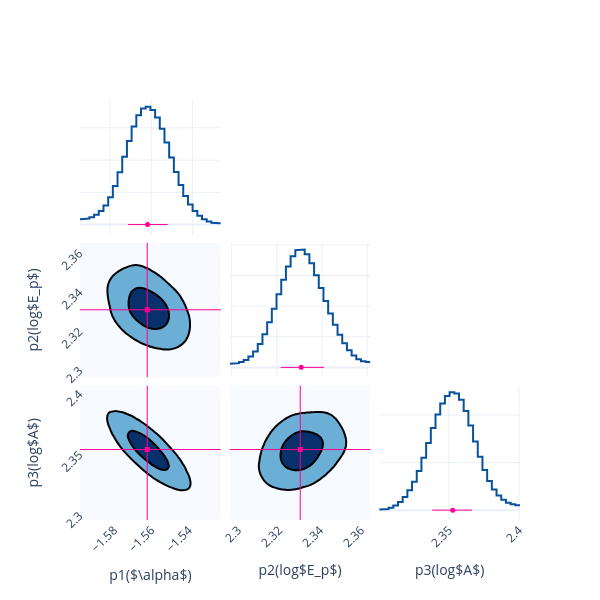

Notebook code for this chart:
### Code cell
fig = Plot.post_corner(post, ploter='plotly')
fig.save(f'{savepath}/corner')

### Figure 1 — Plotly figure (JSON) as saved in the notebook; plotly's stock layout.template omitted (floating-point values rounded to 4 significant figures; data arrays with more than 128 entries replaced by an {"elided": "..."} marker saying what was removed)
{"data": [{"line": {"color": "#08519c", "width": 2}, "mode": "lines", "name": "p1($\\alpha$)", "showlegend": false, "type": "scatter", "x": [-1.595, -1.592, -1.592, -1.59, -1.59, -1.588, -1.588, -1.586, -1.586, -1.583, -1.583, -1.581, -1.581, -1.579, -1.579, -1.576, -1.576, -1.574, -1.574, -1.572, -1.572, -1.57, -1.57, -1.567, -1.567, -1.565, -1.565, -1.563, -1.563, -1.56, -1.56, -1.558, -1.558, -1.556, -1.556, -1.554, -1.554, -1.551, -1.551, -1.549, -1.549, -1.547, -1.547, -1.544, -1.544, -1.542, -1.542, -1.54, -1.54, -1.538, -1.538, -1.535, -1.535, -1.533, -1.533, -1.531, -1.531, -1.528, -1.528, -1.526], "xaxis": "x", "y": [1.687, 1.687, 1.876, 1.876, 2.297, 2.297, 3.027, 3.027, 4.181, 4.181, 5.94, 5.94, 8.498, 8.498, 11.96, 11.96, 16.23, 16.23, 21.04, 21.04, 25.94, 25.94, 30.4, 30.4, 33.89, 33.89, 36.0, 36.0, 36.54, 36.54, 35.55, 35.55, 33.18, 33.18, 29.7, 29.7, 25.42, 25.42, 20.79, 20.79, 16.28, 16.28, 12.24, 12.24, 8.88, 8.88, 6.229, 6.229, 4.218, 4.218, 2.724, 2.724, 1.648, 1.648, 0.9393, 0.9393, 0.543, 0.543, 0.3777, 0.3777], "yaxis": "y"}, {"line": {"color": "#08519c", "width": 2}, "mode": "lines", "name": "p2(log$E_p$)", "showlegend": false, "type": "scatter", "x": [2.299, 2.301, 2.301, 2.303, 2.303, 2.305, 2.305, 2.307, 2.307, 2.309, 2.309, 2.312, 2.312, 2.314, 2.314, 2.316, 2.316, 2.318, 2.318, 2.32, 2.32, 2.322, 2.322, 2.324, 2.324, 2.326, 2.326, 2.328, 2.328, 2.33, 2.33, 2.332, 2.332, 2.334, 2.334, 2.337, 2.337, 2.339, 2.339, 2.341, 2.341, 2.343, 2.343, 2.345, 2.345, 2.347, 2.347, 2.349, 2.349, 2.351, 2.351, 2.353, 2.353, 2.355, 2.355, 2.357, 2.357, 2.359, 2.359, 2.361], "xaxis": "x5", "y": [1.202, 1.202, 1.39, 1.39, 1.778, 1.778, 2.435, 2.435, 3.512, 3.512, 5.198, 5.198, 7.624, 7.624, 10.81, 10.81, 14.69, 14.69, 19.13, 19.13, 23.9, 23.9, 28.63, 28.63, 32.9, 32.9, 36.25, 36.25, 38.23, 38.23, 38.46, 38.46, 36.92, 36.92, 33.95, 33.95, 30.11, 30.11, 25.89, 25.89, 21.63, 21.63, 17.58, 17.58, 13.9, 13.9, 10.67, 10.67, 7.902, 7.902, 5.615, 5.615, 3.866, 3.866, 2.686, 2.686, 2.015, 2.015, 1.729, 1.729], "yaxis": "y5"}, {"colorscale": [[0, "rgb(247,251,255)"], [0.125, "rgb(222,235,247)"], [0.25, "rgb(198,219,239)"], [0.375, "rgb(158,202,225)"], [0.5, "rgb(107,174,214)"], [0.625, "rgb(66,146,198)"], [0.75, "rgb(33,113,181)"], [0.875, "rgb(8,81,156)"], [1, "rgb(8,48,107)"]], "contours": {"end": 0.004296, "size": 0.003405, "start": 0.0008911}, "line": {"width": 2}, "name": "p1($\\alpha$)&p2(log$E_p$)", "ncontours": 2, "showlegend": false, "showscale": false, "type": "contour", "x": [-1.598, -1.596, -1.594, -1.591, -1.589, -1.587, -1.584, -1.582, -1.58, -1.578, -1.575, -1.573, -1.571, -1.568, -1.566, -1.564, -1.562, -1.559, -1.557, -1.555, -1.552, -1.55, -1.548, -1.546, -1.543, -1.541, -1.539, -1.536, -1.534, -1.532, -1.53, -1.527, -1.525, -1.523], "xaxis": "x4", "y": [2.296, 2.298, 2.3, 2.302, 2.304, 2.306, 2.308, 2.311, 2.313, 2.315, 2.317, 2.319, 2.321, 2.323, 2.325, 2.327, 2.329, 2.331, 2.333, 2.335, 2.338, 2.34, 2.342, 2.344, 2.346, 2.348, 2.35, 2.352, 2.354, 2.356, 2.358, 2.36, 2.363, 2.365], "yaxis": "y4", "z": {"elided": "34x34 float values"}}, {"line": {"color": "#08519c", "width": 2}, "mode": "lines", "name": "p3(log$A$)", "showlegend": false, "type": "scatter", "x": [2.3, 2.304, 2.304, 2.307, 2.307, 2.31, 2.31, 2.314, 2.314, 2.317, 2.317, 2.32, 2.32, 2.324, 2.324, 2.327, 2.327, 2.33, 2.33, 2.334, 2.334, 2.337, 2.337, 2.341, 2.341, 2.344, 2.344, 2.347, 2.347, 2.351, 2.351, 2.354, 2.354, 2.357, 2.357, 2.361, 2.361, 2.364, 2.364, 2.367, 2.367, 2.371, 2.371, 2.374, 2.374, 2.377, 2.377, 2.381, 2.381, 2.384, 2.384, 2.387, 2.387, 2.391, 2.391, 2.394, 2.394, 2.397, 2.397, 2.401], "xaxis": "x9", "y": [0.1664, 0.1664, 0.2627, 0.2627, 0.5051, 0.5051, 0.9661, 0.9661, 1.707, 1.707, 2.765, 2.765, 4.171, 4.171, 5.983, 5.983, 8.265, 8.265, 11.02, 11.02, 14.11, 14.11, 17.27, 17.27, 20.13, 20.13, 22.44, 22.44, 24.04, 24.04, 24.79, 24.79, 24.56, 24.56, 23.24, 23.24, 20.89, 20.89, 17.81, 17.81, 14.46, 14.46, 11.25, 11.25, 8.436, 8.436, 6.139, 6.139, 4.367, 4.367, 3.076, 3.076, 2.182, 2.182, 1.591, 1.591, 1.232, 1.232, 1.064, 1.064], "yaxis": "y9"}, {"colorscale": [[0, "rgb(247,251,255)"], [0.125, "rgb(222,235,247)"], [0.25, "rgb(198,219,239)"], [0.375, "rgb(158,202,225)"], [0.5, "rgb(107,174,214)"], [0.625, "rgb(66,146,198)"], [0.75, "rgb(33,113,181)"], [0.875, "rgb(8,81,156)"], [1, "rgb(8,48,107)"]], "contours": {"end": 0.007046, "size": 0.005588, "start": 0.001458}, "line": {"width": 2}, "name": "p1($\\alpha$)&p3(log$A$)", "ncontours": 2, "showlegend": false, "showscale": false, "type": "contour", "x": [-1.598, -1.596, -1.594, -1.591, -1.589, -1.587, -1.584, -1.582, -1.58, -1.578, -1.575, -1.573, -1.571, -1.568, -1.566, -1.564, -1.562, -1.559, -1.557, -1.555, -1.552, -1.55, -1.548, -1.546, -1.543, -1.541, -1.539, -1.536, -1.534, -1.532, -1.53, -1.527, -1.525, -1.523], "xaxis": "x7", "y": [2.295, 2.299, 2.302, 2.305, 2.309, 2.312, 2.315, 2.319, 2.322, 2.325, 2.329, 2.332, 2.335, 2.339, 2.342, 2.346, 2.349, 2.352, 2.356, 2.359, 2.362, 2.366, 2.369, 2.372, 2.376, 2.379, 2.382, 2.386, 2.389, 2.392, 2.396, 2.399, 2.402, 2.406], "yaxis": "y7", "z": {"elided": "34x34 float values"}}, {"colorscale": [[0, "rgb(247,251,255)"], [0.125, "rgb(222,235,247)"], [0.25, "rgb(198,219,239)"], [0.375, "rgb(158,202,225)"], [0.5, "rgb(107,174,214)"], [0.625, "rgb(66,146,198)"], [0.75, "rgb(33,113,181)"], [0.875, "rgb(8,81,156)"], [1, "rgb(8,48,107)"]], "contours": {"end": 0.004186, "size": 0.003292, "start": 0.0008941}, "line": {"width": 2}, "name": "p2(log$E_p$)&p3(log$A$)", "ncontours": 2, "showlegend": false, "showscale": false, "type": "contour", "x": [2.296, 2.298, 2.3, 2.302, 2.304, 2.306, 2.308, 2.311, 2.313, 2.315, 2.317, 2.319, 2.321, 2.323, 2.325, 2.327, 2.329, 2.331, 2.333, 2.335, 2.338, 2.34, 2.342, 2.344, 2.346, 2.348, 2.35, 2.352, 2.354, 2.356, 2.358, 2.36, 2.363, 2.365], "xaxis": "x8", "y": [2.295, 2.299, 2.302, 2.305, 2.309, 2.312, 2.315, 2.319, 2.322, 2.325, 2.329, 2.332, 2.335, 2.339, 2.342, 2.346, 2.349, 2.352, 2.356, 2.359, 2.362, 2.366, 2.369, 2.372, 2.376, 2.379, 2.382, 2.386, 2.389, 2.392, 2.396, 2.399, 2.402, 2.406], "yaxis": "y8", "z": {"elided": "34x34 float values"}}, {"error_x": {"array": [0.009837], "arrayminus": [0.009531], "color": "#FF0092", "symmetric": false, "thickness": 1, "type": "data", "width": 0}, "marker": {"color": "#FF0092", "size": 5, "symbol": "circle"}, "mode": "markers", "name": "p1($\\alpha$)", "showlegend": false, "type": "scatter", "x": [-1.562], "xaxis": "x", "y": [0.01], "yaxis": "y"}, {"error_x": {"array": [0.01008], "arrayminus": [0.009128], "color": "#FF0092", "symmetric": false, "thickness": 1, "type": "data", "width": 0}, "marker": {"color": "#FF0092", "size": 5, "symbol": "circle"}, "mode": "markers", "name": "p2(log$E_p$)", "showlegend": false, "type": "scatter", "x": [2.331], "xaxis": "x5", "y": [0.01], "yaxis": "y5"}, {"error_x": {"array": [0.01379], "arrayminus": [0.01468], "color": "#FF0092", "symmetric": false, "thickness": 1, "type": "data", "width": 0}, "marker": {"color": "#FF0092", "size": 5, "symbol": "circle"}, "mode": "markers", "name": "p3(log$A$)", "showlegend": false, "type": "scatter", "x": [2.353], "xaxis": "x9", "y": [0.01], "yaxis": "y9"}, {"marker": {"color": "#FF0092", "size": 5, "symbol": "square"}, "mode": "markers", "name": "p1($\\alpha$)&p2(log$E_p$)", "showlegend": false, "type": "scatter", "x": [-1.562], "xaxis": "x4", "y": [2.33], "yaxis": "y4"}, {"marker": {"color": "#FF0092", "size": 5, "symbol": "square"}, "mode": "markers", "name": "p1($\\alpha$)&p3(log$A$)", "showlegend": false, "type": "scatter", "x": [-1.562], "xaxis": "x7", "y": [2.353], "yaxis": "y7"}, {"marker": {"color": "#FF0092", "size": 5, "symbol": "square"}, "mode": "markers", "name": "p2(log$E_p$)&p3(log$A$)", "showlegend": false, "type": "scatter", "x": [2.33], "xaxis": "x8", "y": [2.353], "yaxis": "y8"}], "layout": {"height": 600, "shapes": [{"line": {"color": "#FF0092", "width": 1}, "type": "line", "x0": -1.562, "x1": -1.562, "xref": "x4", "y0": 0, "y1": 1, "yref": "y4 domain"}, {"line": {"color": "#FF0092", "width": 1}, "type": "line", "x0": 0, "x1": 1, "xref": "x4 domain", "y0": 2.33, "y1": 2.33, "yref": "y4"}, {"line": {"color": "#FF0092", "width": 1}, "type": "line", "x0": -1.562, "x1": -1.562, "xref": "x7", "y0": 0, "y1": 1, "yref": "y7 domain"}, {"line": {"color": "#FF0092", "width": 1}, "type": "line", "x0": 0, "x1": 1, "xref": "x7 domain", "y0": 2.353, "y1": 2.353, "yref": "y7"}, {"line": {"color": "#FF0092", "width": 1}, "type": "line", "x0": 2.33, "x1": 2.33, "xref": "x8", "y0": 0, "y1": 1, "yref": "y8 domain"}, {"line": {"color": "#FF0092", "width": 1}, "type": "line", "x0": 0, "x1": 1, "xref": "x8 domain", "y0": 2.353, "y1": 2.353, "yref": "y8"}], "width": 600, "xaxis": {"anchor": "y", "domain": [0, 0.32], "showticklabels": false, "tickangle": -45}, "xaxis2": {"anchor": "y2", "domain": [0.34, 0.66], "showticklabels": false, "tickangle": -45}, "xaxis3": {"anchor": "y3", "domain": [0.68, 1], "showticklabels": false, "tickangle": -45}, "xaxis4": {"anchor": "y4", "domain": [0, 0.32], "showticklabels": false, "tickangle": -45}, "xaxis5": {"anchor": "y5", "domain": [0.34, 0.66], "showticklabels": false, "tickangle": -45}, "xaxis6": {"anchor": "y6", "domain": [0.68, 1], "showticklabels": false, "tickangle": -45}, "xaxis7": {"anchor": "y7", "domain": [0, 0.32], "showticklabels": true, "tickangle": -45, "title": {"text": "p1($\\alpha$)"}}, "xaxis8": {"anchor": "y8", "domain": [0.34, 0.66], "showticklabels": true, "tickangle": -45, "title": {"text": "p2(log$E_p$)"}}, "xaxis9": {"anchor": "y9", "domain": [0.68, 1], "showticklabels": true, "tickangle": -45, "title": {"text": "p3(log$A$)"}}, "yaxis": {"anchor": "x", "domain": [0.68, 1], "showticklabels": false, "tickangle": -45}, "yaxis2": {"anchor": "x2", "domain": [0.68, 1], "showticklabels": false, "tickangle": -45}, "yaxis3": {"anchor": "x3", "domain": [0.68, 1], "showticklabels": false, "tickangle": -45}, "yaxis4": {"anchor": "x4", "domain": [0.34, 0.66], "showticklabels": true, "tickangle": -45, "title": {"text": "p2(log$E_p$)"}}, "yaxis5": {"anchor": "x5", "domain": [0.34, 0.66], "showticklabels": false, "tickangle": -45}, "yaxis6": {"anchor": "x6", "domain": [0.34, 0.66], "showticklabels": false, "tickangle": -45}, "yaxis7": {"anchor": "x7", "domain": [0, 0.32], "showticklabels": true, "tickangle": -45, "title": {"text": "p3(log$A$)"}}, "yaxis8": {"anchor": "x8", "domain": [0, 0.32], "showticklabels": false, "tickangle": -45}, "yaxis9": {"anchor": "x9", "domain": [0, 0.32], "showticklabels": false, "tickangle": -45}}}
